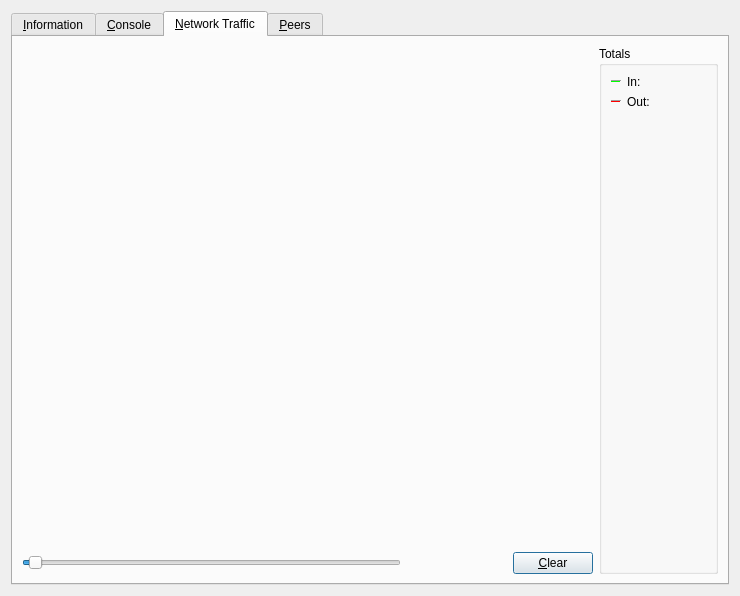
<?xml version="1.0" encoding="UTF-8"?>
<ui version="4.0">
 <class>RPCConsole</class>
 <widget class="QDialog" name="RPCConsole">
  <property name="geometry">
   <rect>
    <x>0</x>
    <y>0</y>
    <width>740</width>
    <height>596</height>
   </rect>
  </property>
  <property name="windowTitle">
   <string>Tools window</string>
  </property>
  <layout class="QVBoxLayout" name="verticalLayout_2">
   <item>
    <widget class="QTabWidget" name="tabWidget">
     <property name="currentIndex">
      <number>2</number>
     </property>
     <widget class="QWidget" name="tab_info">
      <attribute name="title">
       <string>&amp;Information</string>
      </attribute>
      <layout class="QGridLayout" name="gridLayout" columnstretch="0,0">
       <property name="horizontalSpacing">
        <number>12</number>
       </property>
       <item row="9" column="0">
        <widget class="QLabel" name="label_4">
         <property name="text">
          <string>Masternode Count</string>
         </property>
        </widget>
       </item>
       <item row="0" column="0">
        <widget class="QLabel" name="label_9">
         <property name="font">
          <font>
           <weight>75</weight>
           <bold>true</bold>
          </font>
         </property>
         <property name="text">
          <string>General</string>
         </property>
        </widget>
       </item>
       <item row="7" column="0">
        <widget class="QLabel" name="label_8">
         <property name="text">
          <string>Name</string>
         </property>
        </widget>
       </item>
       <item row="1" column="0">
        <widget class="QLabel" name="label_5">
         <property name="text">
          <string>Client name</string>
         </property>
        </widget>
       </item>
       <item row="7" column="1">
        <widget class="QLabel" name="networkName">
         <property name="cursor">
          <cursorShape>IBeamCursor</cursorShape>
         </property>
         <property name="text">
          <string>N/A</string>
         </property>
         <property name="textFormat">
          <enum>Qt::PlainText</enum>
         </property>
         <property name="textInteractionFlags">
          <set>Qt::LinksAccessibleByMouse|Qt::TextSelectableByKeyboard|Qt::TextSelectableByMouse</set>
         </property>
        </widget>
       </item>
       <item row="8" column="0">
        <widget class="QLabel" name="label_7">
         <property name="text">
          <string>Number of connections</string>
         </property>
        </widget>
       </item>
       <item row="15" column="0">
        <widget class="QPushButton" name="openDebugLogfileButton">
         <property name="toolTip">
          <string>Open the Chaincoin debug log file from the current data directory. This can take a few seconds for large log files.</string>
         </property>
         <property name="text">
          <string>&amp;Open</string>
         </property>
         <property name="autoDefault">
          <bool>false</bool>
         </property>
        </widget>
       </item>
       <item row="16" column="0">
        <spacer name="verticalSpacer">
         <property name="orientation">
          <enum>Qt::Vertical</enum>
         </property>
         <property name="sizeHint" stdset="0">
          <size>
           <width>20</width>
           <height>40</height>
          </size>
         </property>
        </spacer>
       </item>
       <item row="5" column="0">
        <widget class="QLabel" name="label_13">
         <property name="text">
          <string>Startup time</string>
         </property>
        </widget>
       </item>
       <item row="6" column="0">
        <widget class="QLabel" name="label_11">
         <property name="font">
          <font>
           <weight>75</weight>
           <bold>true</bold>
          </font>
         </property>
         <property name="text">
          <string>Network</string>
         </property>
        </widget>
       </item>
       <item row="11" column="1">
        <widget class="QLabel" name="numberOfBlocks">
         <property name="cursor">
          <cursorShape>IBeamCursor</cursorShape>
         </property>
         <property name="text">
          <string>N/A</string>
         </property>
         <property name="textFormat">
          <enum>Qt::PlainText</enum>
         </property>
         <property name="textInteractionFlags">
          <set>Qt::LinksAccessibleByMouse|Qt::TextSelectableByKeyboard|Qt::TextSelectableByMouse</set>
         </property>
        </widget>
       </item>
       <item row="12" column="0">
        <widget class="QLabel" name="label_2">
         <property name="text">
          <string>Last block time</string>
         </property>
        </widget>
       </item>
       <item row="14" column="0">
        <widget class="QLabel" name="labelDebugLogfile">
         <property name="font">
          <font>
           <weight>75</weight>
           <bold>true</bold>
          </font>
         </property>
         <property name="text">
          <string>Debug log file</string>
         </property>
        </widget>
       </item>
       <item row="3" column="0">
        <widget class="QLabel" name="label_14">
         <property name="text">
          <string>Using OpenSSL version</string>
         </property>
         <property name="indent">
          <number>10</number>
         </property>
        </widget>
       </item>
       <item row="4" column="0">
        <widget class="QLabel" name="label_12">
         <property name="text">
          <string>Build date</string>
         </property>
        </widget>
       </item>
       <item row="3" column="1">
        <widget class="QLabel" name="openSSLVersion">
         <property name="cursor">
          <cursorShape>IBeamCursor</cursorShape>
         </property>
         <property name="text">
          <string>N/A</string>
         </property>
         <property name="textFormat">
          <enum>Qt::PlainText</enum>
         </property>
         <property name="textInteractionFlags">
          <set>Qt::LinksAccessibleByMouse|Qt::TextSelectableByKeyboard|Qt::TextSelectableByMouse</set>
         </property>
        </widget>
       </item>
       <item row="11" column="0">
        <widget class="QLabel" name="label_3">
         <property name="text">
          <string>Current number of blocks</string>
         </property>
        </widget>
       </item>
       <item row="1" column="1">
        <widget class="QLabel" name="clientName">
         <property name="cursor">
          <cursorShape>IBeamCursor</cursorShape>
         </property>
         <property name="text">
          <string>N/A</string>
         </property>
         <property name="textFormat">
          <enum>Qt::PlainText</enum>
         </property>
         <property name="textInteractionFlags">
          <set>Qt::LinksAccessibleByMouse|Qt::TextSelectableByKeyboard|Qt::TextSelectableByMouse</set>
         </property>
        </widget>
       </item>
       <item row="2" column="1">
        <widget class="QLabel" name="clientVersion">
         <property name="cursor">
          <cursorShape>IBeamCursor</cursorShape>
         </property>
         <property name="text">
          <string>N/A</string>
         </property>
         <property name="textFormat">
          <enum>Qt::PlainText</enum>
         </property>
         <property name="textInteractionFlags">
          <set>Qt::LinksAccessibleByMouse|Qt::TextSelectableByKeyboard|Qt::TextSelectableByMouse</set>
         </property>
        </widget>
       </item>
       <item row="12" column="1">
        <widget class="QLabel" name="lastBlockTime">
         <property name="cursor">
          <cursorShape>IBeamCursor</cursorShape>
         </property>
         <property name="text">
          <string>N/A</string>
         </property>
         <property name="textFormat">
          <enum>Qt::PlainText</enum>
         </property>
         <property name="textInteractionFlags">
          <set>Qt::LinksAccessibleByMouse|Qt::TextSelectableByKeyboard|Qt::TextSelectableByMouse</set>
         </property>
        </widget>
       </item>
       <item row="13" column="0">
        <spacer name="verticalSpacer_2">
         <property name="orientation">
          <enum>Qt::Vertical</enum>
         </property>
         <property name="sizeHint" stdset="0">
          <size>
           <width>20</width>
           <height>20</height>
          </size>
         </property>
        </spacer>
       </item>
       <item row="8" column="1">
        <widget class="QLabel" name="numberOfConnections">
         <property name="cursor">
          <cursorShape>IBeamCursor</cursorShape>
         </property>
         <property name="text">
          <string>N/A</string>
         </property>
         <property name="textFormat">
          <enum>Qt::PlainText</enum>
         </property>
         <property name="textInteractionFlags">
          <set>Qt::LinksAccessibleByMouse|Qt::TextSelectableByKeyboard|Qt::TextSelectableByMouse</set>
         </property>
        </widget>
       </item>
       <item row="4" column="1">
        <widget class="QLabel" name="buildDate">
         <property name="cursor">
          <cursorShape>IBeamCursor</cursorShape>
         </property>
         <property name="text">
          <string>N/A</string>
         </property>
         <property name="textFormat">
          <enum>Qt::PlainText</enum>
         </property>
         <property name="textInteractionFlags">
          <set>Qt::LinksAccessibleByMouse|Qt::TextSelectableByKeyboard|Qt::TextSelectableByMouse</set>
         </property>
        </widget>
       </item>
       <item row="2" column="0">
        <widget class="QLabel" name="label_6">
         <property name="text">
          <string>Client version</string>
         </property>
        </widget>
       </item>
       <item row="5" column="1">
        <widget class="QLabel" name="startupTime">
         <property name="cursor">
          <cursorShape>IBeamCursor</cursorShape>
         </property>
         <property name="text">
          <string>N/A</string>
         </property>
         <property name="textFormat">
          <enum>Qt::PlainText</enum>
         </property>
         <property name="textInteractionFlags">
          <set>Qt::LinksAccessibleByMouse|Qt::TextSelectableByKeyboard|Qt::TextSelectableByMouse</set>
         </property>
        </widget>
       </item>
       <item row="10" column="0">
        <widget class="QLabel" name="label_10">
         <property name="font">
          <font>
           <weight>75</weight>
           <bold>true</bold>
          </font>
         </property>
         <property name="text">
          <string>Block chain</string>
         </property>
        </widget>
       </item>
       <item row="9" column="1">
        <widget class="QLabel" name="masternodeCount">
         <property name="text">
          <string>N/A</string>
         </property>
        </widget>
       </item>
      </layout>
     </widget>
     <widget class="QWidget" name="tab_console">
      <attribute name="title">
       <string>&amp;Console</string>
      </attribute>
      <layout class="QVBoxLayout" name="verticalLayout_3">
       <property name="spacing">
        <number>3</number>
       </property>
       <item>
        <widget class="QTextEdit" name="messagesWidget">
         <property name="minimumSize">
          <size>
           <width>0</width>
           <height>100</height>
          </size>
         </property>
         <property name="readOnly">
          <bool>true</bool>
         </property>
         <property name="tabKeyNavigation" stdset="0">
          <bool>false</bool>
         </property>
         <property name="columnCount" stdset="0">
          <number>2</number>
         </property>
        </widget>
       </item>
       <item>
        <layout class="QHBoxLayout" name="horizontalLayout">
         <property name="spacing">
          <number>3</number>
         </property>
         <item>
          <widget class="QLabel" name="label">
           <property name="text">
            <string notr="true">&gt;</string>
           </property>
          </widget>
         </item>
         <item>
          <widget class="QLineEdit" name="lineEdit"/>
         </item>
         <item>
          <widget class="QPushButton" name="clearButton">
           <property name="maximumSize">
            <size>
             <width>24</width>
             <height>24</height>
            </size>
           </property>
           <property name="toolTip">
            <string>Clear console</string>
           </property>
           <property name="text">
            <string/>
           </property>
           <property name="icon">
            <iconset resource="../chaincoin.qrc">
             <normaloff>:/icons/remove</normaloff>:/icons/remove</iconset>
           </property>
           <property name="shortcut">
            <string notr="true">Ctrl+L</string>
           </property>
           <property name="autoDefault">
            <bool>false</bool>
           </property>
          </widget>
         </item>
        </layout>
       </item>
      </layout>
     </widget>
     <widget class="QWidget" name="tab">
      <attribute name="title">
       <string>&amp;Network Traffic</string>
      </attribute>
      <layout class="QHBoxLayout" name="horizontalLayout_3">
       <item>
        <layout class="QVBoxLayout" name="verticalLayout_4">
         <item>
          <widget class="TrafficGraphWidget" name="trafficGraph" native="true">
           <property name="sizePolicy">
            <sizepolicy hsizetype="Expanding" vsizetype="Expanding">
             <horstretch>0</horstretch>
             <verstretch>0</verstretch>
            </sizepolicy>
           </property>
          </widget>
         </item>
         <item>
          <layout class="QHBoxLayout" name="horizontalLayout_2">
           <item>
            <widget class="QSlider" name="sldGraphRange">
             <property name="minimum">
              <number>1</number>
             </property>
             <property name="maximum">
              <number>288</number>
             </property>
             <property name="pageStep">
              <number>12</number>
             </property>
             <property name="value">
              <number>6</number>
             </property>
             <property name="orientation">
              <enum>Qt::Horizontal</enum>
             </property>
            </widget>
           </item>
           <item>
            <widget class="QLabel" name="lblGraphRange">
             <property name="minimumSize">
              <size>
               <width>100</width>
               <height>0</height>
              </size>
             </property>
             <property name="alignment">
              <set>Qt::AlignCenter</set>
             </property>
            </widget>
           </item>
           <item>
            <widget class="QPushButton" name="btnClearTrafficGraph">
             <property name="text">
              <string>&amp;Clear</string>
             </property>
            </widget>
           </item>
          </layout>
         </item>
        </layout>
       </item>
       <item>
        <layout class="QVBoxLayout" name="verticalLayout">
         <item>
          <widget class="QGroupBox" name="groupBox">
           <property name="title">
            <string>Totals</string>
           </property>
           <layout class="QVBoxLayout" name="verticalLayout_5">
            <item>
             <layout class="QHBoxLayout" name="horizontalLayout_4">
              <item>
               <widget class="Line" name="line">
                <property name="sizePolicy">
                 <sizepolicy hsizetype="Fixed" vsizetype="Fixed">
                  <horstretch>0</horstretch>
                  <verstretch>0</verstretch>
                 </sizepolicy>
                </property>
                <property name="minimumSize">
                 <size>
                  <width>10</width>
                  <height>0</height>
                 </size>
                </property>
                <property name="palette">
                 <palette>
                  <active>
                   <colorrole role="Light">
                    <brush brushstyle="SolidPattern">
                     <color alpha="255">
                      <red>0</red>
                      <green>255</green>
                      <blue>0</blue>
                     </color>
                    </brush>
                   </colorrole>
                  </active>
                  <inactive>
                   <colorrole role="Light">
                    <brush brushstyle="SolidPattern">
                     <color alpha="255">
                      <red>0</red>
                      <green>255</green>
                      <blue>0</blue>
                     </color>
                    </brush>
                   </colorrole>
                  </inactive>
                  <disabled>
                   <colorrole role="Light">
                    <brush brushstyle="SolidPattern">
                     <color alpha="255">
                      <red>0</red>
                      <green>255</green>
                      <blue>0</blue>
                     </color>
                    </brush>
                   </colorrole>
                  </disabled>
                 </palette>
                </property>
                <property name="orientation">
                 <enum>Qt::Horizontal</enum>
                </property>
               </widget>
              </item>
              <item>
               <widget class="QLabel" name="label_16">
                <property name="text">
                 <string>In:</string>
                </property>
               </widget>
              </item>
              <item>
               <widget class="QLabel" name="lblBytesIn">
                <property name="minimumSize">
                 <size>
                  <width>50</width>
                  <height>0</height>
                 </size>
                </property>
                <property name="alignment">
                 <set>Qt::AlignRight|Qt::AlignTrailing|Qt::AlignVCenter</set>
                </property>
               </widget>
              </item>
             </layout>
            </item>
            <item>
             <layout class="QHBoxLayout" name="horizontalLayout_5">
              <item>
               <widget class="Line" name="line_2">
                <property name="sizePolicy">
                 <sizepolicy hsizetype="Fixed" vsizetype="Fixed">
                  <horstretch>0</horstretch>
                  <verstretch>0</verstretch>
                 </sizepolicy>
                </property>
                <property name="minimumSize">
                 <size>
                  <width>10</width>
                  <height>0</height>
                 </size>
                </property>
                <property name="palette">
                 <palette>
                  <active>
                   <colorrole role="Light">
                    <brush brushstyle="SolidPattern">
                     <color alpha="255">
                      <red>255</red>
                      <green>0</green>
                      <blue>0</blue>
                     </color>
                    </brush>
                   </colorrole>
                  </active>
                  <inactive>
                   <colorrole role="Light">
                    <brush brushstyle="SolidPattern">
                     <color alpha="255">
                      <red>255</red>
                      <green>0</green>
                      <blue>0</blue>
                     </color>
                    </brush>
                   </colorrole>
                  </inactive>
                  <disabled>
                   <colorrole role="Light">
                    <brush brushstyle="SolidPattern">
                     <color alpha="255">
                      <red>255</red>
                      <green>0</green>
                      <blue>0</blue>
                     </color>
                    </brush>
                   </colorrole>
                  </disabled>
                 </palette>
                </property>
                <property name="orientation">
                 <enum>Qt::Horizontal</enum>
                </property>
               </widget>
              </item>
              <item>
               <widget class="QLabel" name="label_17">
                <property name="text">
                 <string>Out:</string>
                </property>
               </widget>
              </item>
              <item>
               <widget class="QLabel" name="lblBytesOut">
                <property name="minimumSize">
                 <size>
                  <width>50</width>
                  <height>0</height>
                 </size>
                </property>
                <property name="alignment">
                 <set>Qt::AlignRight|Qt::AlignTrailing|Qt::AlignVCenter</set>
                </property>
               </widget>
              </item>
             </layout>
            </item>
            <item>
             <spacer name="verticalSpacer_4">
              <property name="orientation">
               <enum>Qt::Vertical</enum>
              </property>
              <property name="sizeHint" stdset="0">
               <size>
                <width>20</width>
                <height>407</height>
               </size>
              </property>
             </spacer>
            </item>
           </layout>
          </widget>
         </item>
        </layout>
       </item>
      </layout>
     </widget>
     <widget class="QWidget" name="tab_peers">
      <attribute name="title">
       <string>&amp;Peers</string>
      </attribute>
      <layout class="QGridLayout" name="gridLayout_2">
       <item row="0" column="0" rowspan="2">
        <layout class="QVBoxLayout" name="verticalLayout_101">
         <property name="spacing">
          <number>0</number>
         </property>
         <item>
          <widget class="QTableView" name="peerWidget">
           <property name="horizontalScrollBarPolicy">
            <enum>Qt::ScrollBarAsNeeded</enum>
           </property>
           <property name="tabKeyNavigation">
            <bool>false</bool>
           </property>
           <property name="sortingEnabled">
            <bool>true</bool>
           </property>
           <attribute name="horizontalHeaderHighlightSections">
            <bool>false</bool>
           </attribute>
          </widget>
         </item>
         <item>
          <widget class="QLabel" name="banHeading">
           <property name="sizePolicy">
            <sizepolicy hsizetype="Preferred" vsizetype="Minimum">
             <horstretch>0</horstretch>
             <verstretch>0</verstretch>
            </sizepolicy>
           </property>
           <property name="minimumSize">
            <size>
             <width>300</width>
             <height>32</height>
            </size>
           </property>
           <property name="maximumSize">
            <size>
             <width>16777215</width>
             <height>32</height>
            </size>
           </property>
           <property name="font">
            <font>
             <pointsize>12</pointsize>
            </font>
           </property>
           <property name="cursor">
            <cursorShape>IBeamCursor</cursorShape>
           </property>
           <property name="text">
            <string>Banned peers</string>
           </property>
           <property name="alignment">
            <set>Qt::AlignBottom|Qt::AlignLeading|Qt::AlignLeft</set>
           </property>
           <property name="wordWrap">
            <bool>true</bool>
           </property>
           <property name="textInteractionFlags">
            <set>Qt::NoTextInteraction</set>
           </property>
          </widget>
         </item>
         <item>
          <widget class="QTableView" name="banlistWidget">
           <property name="sizePolicy">
            <sizepolicy hsizetype="Expanding" vsizetype="Expanding">
             <horstretch>0</horstretch>
             <verstretch>0</verstretch>
            </sizepolicy>
           </property>
           <property name="horizontalScrollBarPolicy">
            <enum>Qt::ScrollBarAsNeeded</enum>
           </property>
           <property name="tabKeyNavigation">
            <bool>false</bool>
           </property>
           <property name="sortingEnabled">
            <bool>true</bool>
           </property>
           <attribute name="horizontalHeaderHighlightSections">
            <bool>false</bool>
           </attribute>
          </widget>
         </item>
        </layout>
       </item>
       <item row="0" column="1">
        <widget class="QLabel" name="peerHeading">
         <property name="sizePolicy">
          <sizepolicy hsizetype="Preferred" vsizetype="Minimum">
           <horstretch>0</horstretch>
           <verstretch>0</verstretch>
          </sizepolicy>
         </property>
         <property name="minimumSize">
          <size>
           <width>300</width>
           <height>32</height>
          </size>
         </property>
         <property name="font">
          <font>
           <pointsize>10</pointsize>
          </font>
         </property>
         <property name="cursor">
          <cursorShape>IBeamCursor</cursorShape>
         </property>
         <property name="text">
          <string>Select a peer to view detailed information.</string>
         </property>
         <property name="alignment">
          <set>Qt::AlignHCenter|Qt::AlignTop</set>
         </property>
         <property name="wordWrap">
          <bool>true</bool>
         </property>
         <property name="textInteractionFlags">
          <set>Qt::LinksAccessibleByMouse|Qt::TextSelectableByKeyboard|Qt::TextSelectableByMouse</set>
         </property>
        </widget>
       </item>
       <item row="1" column="1">
        <widget class="QWidget" name="detailWidget" native="true">
         <property name="minimumSize">
          <size>
           <width>300</width>
           <height>0</height>
          </size>
         </property>
         <layout class="QGridLayout" name="gridLayout_3">
          <item row="0" column="0">
           <widget class="QLabel" name="label_30">
            <property name="text">
             <string>Whitelisted</string>
            </property>
           </widget>
          </item>
          <item row="0" column="2">
           <widget class="QLabel" name="peerWhitelisted">
            <property name="cursor">
             <cursorShape>IBeamCursor</cursorShape>
            </property>
            <property name="text">
             <string>N/A</string>
            </property>
            <property name="textFormat">
             <enum>Qt::PlainText</enum>
            </property>
            <property name="textInteractionFlags">
             <set>Qt::LinksAccessibleByMouse|Qt::TextSelectableByKeyboard|Qt::TextSelectableByMouse</set>
            </property>
           </widget>
          </item>
          <item row="1" column="0">
           <widget class="QLabel" name="label_23">
            <property name="text">
             <string>Direction</string>
            </property>
           </widget>
          </item>
          <item row="1" column="2">
           <widget class="QLabel" name="peerDirection">
            <property name="cursor">
             <cursorShape>IBeamCursor</cursorShape>
            </property>
            <property name="text">
             <string>N/A</string>
            </property>
            <property name="textFormat">
             <enum>Qt::PlainText</enum>
            </property>
            <property name="textInteractionFlags">
             <set>Qt::LinksAccessibleByMouse|Qt::TextSelectableByKeyboard|Qt::TextSelectableByMouse</set>
            </property>
           </widget>
          </item>
          <item row="2" column="0">
           <widget class="QLabel" name="label_21">
            <property name="text">
             <string>Version</string>
            </property>
           </widget>
          </item>
          <item row="2" column="2">
           <widget class="QLabel" name="peerVersion">
            <property name="cursor">
             <cursorShape>IBeamCursor</cursorShape>
            </property>
            <property name="text">
             <string>N/A</string>
            </property>
            <property name="textFormat">
             <enum>Qt::PlainText</enum>
            </property>
            <property name="textInteractionFlags">
             <set>Qt::LinksAccessibleByMouse|Qt::TextSelectableByKeyboard|Qt::TextSelectableByMouse</set>
            </property>
           </widget>
          </item>
          <item row="3" column="0">
           <widget class="QLabel" name="label_28">
            <property name="text">
             <string>User Agent</string>
            </property>
           </widget>
          </item>
          <item row="3" column="2">
           <widget class="QLabel" name="peerSubversion">
            <property name="cursor">
             <cursorShape>IBeamCursor</cursorShape>
            </property>
            <property name="text">
             <string>N/A</string>
            </property>
            <property name="textFormat">
             <enum>Qt::PlainText</enum>
            </property>
            <property name="textInteractionFlags">
             <set>Qt::LinksAccessibleByMouse|Qt::TextSelectableByKeyboard|Qt::TextSelectableByMouse</set>
            </property>
           </widget>
          </item>
          <item row="4" column="0">
           <widget class="QLabel" name="label_4">
            <property name="text">
             <string>Services</string>
            </property>
           </widget>
          </item>
          <item row="4" column="2">
           <widget class="QLabel" name="peerServices">
            <property name="cursor">
             <cursorShape>IBeamCursor</cursorShape>
            </property>
            <property name="text">
             <string>N/A</string>
            </property>
            <property name="textFormat">
             <enum>Qt::PlainText</enum>
            </property>
            <property name="textInteractionFlags">
             <set>Qt::LinksAccessibleByMouse|Qt::TextSelectableByKeyboard|Qt::TextSelectableByMouse</set>
            </property>
           </widget>
          </item>
          <item row="5" column="0">
           <widget class="QLabel" name="label_29">
            <property name="text">
             <string>Starting Block</string>
            </property>
           </widget>
          </item>
          <item row="5" column="2">
           <widget class="QLabel" name="peerHeight">
            <property name="cursor">
             <cursorShape>IBeamCursor</cursorShape>
            </property>
            <property name="text">
             <string>N/A</string>
            </property>
            <property name="textFormat">
             <enum>Qt::PlainText</enum>
            </property>
            <property name="textInteractionFlags">
             <set>Qt::LinksAccessibleByMouse|Qt::TextSelectableByKeyboard|Qt::TextSelectableByMouse</set>
            </property>
           </widget>
          </item>
          <item row="6" column="0">
           <widget class="QLabel" name="label_27">
            <property name="text">
             <string>Synced Headers</string>
            </property>
           </widget>
          </item>
          <item row="6" column="2">
           <widget class="QLabel" name="peerSyncHeight">
            <property name="cursor">
             <cursorShape>IBeamCursor</cursorShape>
            </property>
            <property name="text">
             <string>N/A</string>
            </property>
            <property name="textFormat">
             <enum>Qt::PlainText</enum>
            </property>
            <property name="textInteractionFlags">
             <set>Qt::LinksAccessibleByMouse|Qt::TextSelectableByKeyboard|Qt::TextSelectableByMouse</set>
            </property>
           </widget>
          </item>
          <item row="7" column="0">
           <widget class="QLabel" name="label_25">
            <property name="text">
             <string>Synced Blocks</string>
            </property>
           </widget>
          </item>
          <item row="7" column="2">
           <widget class="QLabel" name="peerCommonHeight">
            <property name="cursor">
             <cursorShape>IBeamCursor</cursorShape>
            </property>
            <property name="text">
             <string>N/A</string>
            </property>
            <property name="textFormat">
             <enum>Qt::PlainText</enum>
            </property>
            <property name="textInteractionFlags">
             <set>Qt::LinksAccessibleByMouse|Qt::TextSelectableByKeyboard|Qt::TextSelectableByMouse</set>
            </property>
           </widget>
          </item>
          <item row="8" column="0">
           <widget class="QLabel" name="label_24">
            <property name="text">
             <string>Ban Score</string>
            </property>
           </widget>
          </item>
          <item row="8" column="2">
           <widget class="QLabel" name="peerBanScore">
            <property name="cursor">
             <cursorShape>IBeamCursor</cursorShape>
            </property>
            <property name="text">
             <string>N/A</string>
            </property>
            <property name="textFormat">
             <enum>Qt::PlainText</enum>
            </property>
            <property name="textInteractionFlags">
             <set>Qt::LinksAccessibleByMouse|Qt::TextSelectableByKeyboard|Qt::TextSelectableByMouse</set>
            </property>
           </widget>
          </item>
          <item row="9" column="0">
           <widget class="QLabel" name="label_22">
            <property name="text">
             <string>Connection Time</string>
            </property>
           </widget>
          </item>
          <item row="9" column="2">
           <widget class="QLabel" name="peerConnTime">
            <property name="cursor">
             <cursorShape>IBeamCursor</cursorShape>
            </property>
            <property name="text">
             <string>N/A</string>
            </property>
            <property name="textFormat">
             <enum>Qt::PlainText</enum>
            </property>
            <property name="textInteractionFlags">
             <set>Qt::LinksAccessibleByMouse|Qt::TextSelectableByKeyboard|Qt::TextSelectableByMouse</set>
            </property>
           </widget>
          </item>
          <item row="10" column="0">
           <widget class="QLabel" name="label_15">
            <property name="text">
             <string>Last Send</string>
            </property>
           </widget>
          </item>
          <item row="10" column="2">
           <widget class="QLabel" name="peerLastSend">
            <property name="cursor">
             <cursorShape>IBeamCursor</cursorShape>
            </property>
            <property name="text">
             <string>N/A</string>
            </property>
            <property name="textFormat">
             <enum>Qt::PlainText</enum>
            </property>
            <property name="textInteractionFlags">
             <set>Qt::LinksAccessibleByMouse|Qt::TextSelectableByKeyboard|Qt::TextSelectableByMouse</set>
            </property>
           </widget>
          </item>
          <item row="11" column="0">
           <widget class="QLabel" name="label_19">
            <property name="text">
             <string>Last Receive</string>
            </property>
           </widget>
          </item>
          <item row="11" column="2">
           <widget class="QLabel" name="peerLastRecv">
            <property name="cursor">
             <cursorShape>IBeamCursor</cursorShape>
            </property>
            <property name="text">
             <string>N/A</string>
            </property>
            <property name="textFormat">
             <enum>Qt::PlainText</enum>
            </property>
            <property name="textInteractionFlags">
             <set>Qt::LinksAccessibleByMouse|Qt::TextSelectableByKeyboard|Qt::TextSelectableByMouse</set>
            </property>
           </widget>
          </item>
          <item row="12" column="0">
           <widget class="QLabel" name="label_18">
            <property name="text">
             <string>Sent</string>
            </property>
           </widget>
          </item>
          <item row="12" column="2">
           <widget class="QLabel" name="peerBytesSent">
            <property name="cursor">
             <cursorShape>IBeamCursor</cursorShape>
            </property>
            <property name="text">
             <string>N/A</string>
            </property>
            <property name="textFormat">
             <enum>Qt::PlainText</enum>
            </property>
            <property name="textInteractionFlags">
             <set>Qt::LinksAccessibleByMouse|Qt::TextSelectableByKeyboard|Qt::TextSelectableByMouse</set>
            </property>
           </widget>
          </item>
          <item row="13" column="0">
           <widget class="QLabel" name="label_20">
            <property name="text">
             <string>Received</string>
            </property>
           </widget>
          </item>
          <item row="13" column="2">
           <widget class="QLabel" name="peerBytesRecv">
            <property name="cursor">
             <cursorShape>IBeamCursor</cursorShape>
            </property>
            <property name="text">
             <string>N/A</string>
            </property>
            <property name="textFormat">
             <enum>Qt::PlainText</enum>
            </property>
            <property name="textInteractionFlags">
             <set>Qt::LinksAccessibleByMouse|Qt::TextSelectableByKeyboard|Qt::TextSelectableByMouse</set>
            </property>
           </widget>
          </item>
          <item row="14" column="0">
           <widget class="QLabel" name="label_26">
            <property name="text">
             <string>Ping Time</string>
            </property>
           </widget>
          </item>
          <item row="14" column="2">
           <widget class="QLabel" name="peerPingTime">
            <property name="cursor">
             <cursorShape>IBeamCursor</cursorShape>
            </property>
            <property name="text">
             <string>N/A</string>
            </property>
            <property name="textFormat">
             <enum>Qt::PlainText</enum>
            </property>
            <property name="textInteractionFlags">
             <set>Qt::LinksAccessibleByMouse|Qt::TextSelectableByKeyboard|Qt::TextSelectableByMouse</set>
            </property>
           </widget>
          </item>
          <item row="15" column="0">
           <widget class="QLabel" name="peerPingWaitLabel">
            <property name="toolTip">
             <string>The duration of a currently outstanding ping.</string>
            </property>
            <property name="text">
             <string>Ping Wait</string>
            </property>
           </widget>
          </item>
          <item row="15" column="2">
           <widget class="QLabel" name="peerPingWait">
            <property name="cursor">
             <cursorShape>IBeamCursor</cursorShape>
            </property>
            <property name="text">
             <string>N/A</string>
            </property>
            <property name="textFormat">
             <enum>Qt::PlainText</enum>
            </property>
            <property name="textInteractionFlags">
             <set>Qt::LinksAccessibleByMouse|Qt::TextSelectableByKeyboard|Qt::TextSelectableByMouse</set>
            </property>
           </widget>
          </item>
          <item row="16" column="0">
           <widget class="QLabel" name="peerMinPingLabel">
            <property name="text">
             <string>Min Ping</string>
            </property>
           </widget>
          </item>
          <item row="16" column="2">
           <widget class="QLabel" name="peerMinPing">
            <property name="cursor">
             <cursorShape>IBeamCursor</cursorShape>
            </property>
            <property name="text">
             <string>N/A</string>
            </property>
            <property name="textFormat">
             <enum>Qt::PlainText</enum>
            </property>
            <property name="textInteractionFlags">
             <set>Qt::LinksAccessibleByMouse|Qt::TextSelectableByKeyboard|Qt::TextSelectableByMouse</set>
            </property>
           </widget>
          </item>
          <item row="17" column="0">
           <widget class="QLabel" name="label_timeoffset">
            <property name="text">
             <string>Time Offset</string>
            </property>
           </widget>
          </item>
          <item row="17" column="2">
           <widget class="QLabel" name="timeoffset">
            <property name="cursor">
             <cursorShape>IBeamCursor</cursorShape>
            </property>
            <property name="text">
             <string>N/A</string>
            </property>
            <property name="textFormat">
             <enum>Qt::PlainText</enum>
            </property>
            <property name="textInteractionFlags">
             <set>Qt::LinksAccessibleByMouse|Qt::TextSelectableByKeyboard|Qt::TextSelectableByMouse</set>
            </property>
           </widget>
          </item>
          <item row="18" column="1">
           <spacer name="verticalSpacer_3">
            <property name="orientation">
             <enum>Qt::Vertical</enum>
            </property>
            <property name="sizeHint" stdset="0">
             <size>
              <width>20</width>
              <height>40</height>
             </size>
            </property>
           </spacer>
          </item>
         </layout>
        </widget>
       </item>
      </layout>
     </widget>
    </widget>
   </item>
  </layout>
 </widget>
 <customwidgets>
  <customwidget>
   <class>TrafficGraphWidget</class>
   <extends>QWidget</extends>
   <header>trafficgraphwidget.h</header>
   <container>1</container>
   <slots>
    <slot>clear()</slot>
   </slots>
  </customwidget>
 </customwidgets>
 <resources>
  <include location="../chaincoin.qrc"/>
 </resources>
 <connections/>
</ui>
